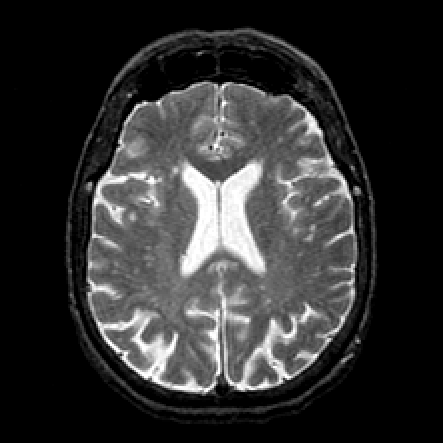
#> input picture nt_toolbox/data/cortex.bmp, 443 x 443 px
$ jupyter execute machine_learning_parametric.ipynb
#> lines starting #> are read from the running program, lines starting #| are printed output that depends on the picture
### nt_toolbox/signal.py
import numpy as np
import pylab
import matplotlib.image as mpimg
import matplotlib.pyplot as plt
from scipy import ndimage
# signal.py: TODO: try to not make use of transform.resize
from skimage import transform

from . import general as nt

#from nt_toolbox.general import *

def bilinear_interpolate(im, x, y):
    x = np.asarray(x)
    y = np.asarray(y)

    x0 = np.floor(x).astype(int)
    x1 = x0 + 1
    y0 = np.floor(y).astype(int)
    y1 = y0 + 1

    x0 = np.clip(x0, 0, im.shape[1]-1);
    x1 = np.clip(x1, 0, im.shape[1]-1);
    y0 = np.clip(y0, 0, im.shape[0]-1);
    y1 = np.clip(y1, 0, im.shape[0]-1);

    Ia = im[ y0, x0 ]
    Ib = im[ y1, x0 ]
    Ic = im[ y0, x1 ]
    Id = im[ y1, x1 ]

    wa = (x1-x) * (y1-y)
    wb = (x1-x) * (y-y0)
    wc = (x-x0) * (y1-y)
    wd = (x-x0) * (y-y0)

    return wa*Ia + wb*Ib + wc*Ic + wd*Id

# [24 lines left out: functions cconv, div, not called in this run]

def gaussian_blur(f, sigma):

    """ gaussian_blur - gaussian blurs an image
    %
    %   M = perform_blurring(M, sigma, options);
    %
    %   M is the original data
    %   sigma is the std of the Gaussian blur (in pixels)
    %
    %   Copyright (c) 2007 Gabriel Peyre
    """
    if sigma<=0:
        return;
    n = max(f.shape);
    t = np.concatenate( (np.arange(0,n/2+1), np.arange(-n/2,-1)) )
    [Y,X] = np.meshgrid(t,t)
    h = np.exp( -(X**2+Y**2)/(2.0*float(sigma)**2) )
    h = h/np.sum(h)
    return np.real( pylab.ifft2(pylab.fft2(f) * pylab.fft2(h)) )

def grad(f):
    """
        Compute a finite difference approximation of the gradient of a 2D image, assuming periodic BC.
    """
    S = f.shape;
#   g = np.zeros([n[0], n[1], 2]);
    s0 = np.concatenate( (np.arange(1,S[0]),[0]) )
    s1 = np.concatenate( (np.arange(1,S[1]),[0]) )
    g = np.dstack( (f[s0,:] - f, f[:,s1] - f))
    return g

def imageplot(f, str='', sbpt=[]):
    """
        Use nearest neighbor interpolation for the display.
    """
    if sbpt != []:
        plt.subplot(sbpt[0], sbpt[1], sbpt[2])
    imgplot = plt.imshow(f, interpolation='nearest')
    imgplot.set_cmap('gray')
    pylab.axis('off')
    if str != '':
        plt.title(str)

def load_image(name, n=-1, flatten=1, resc=1, grayscale=1):
    """
        Load an image from a file, rescale its dynamic to [0,1], turn it into a grayscale image
        and resize it to size n x n.
    """
    f = plt.imread(name)
    # turn into normalized grayscale image
    if grayscale == 1:
        if (flatten==1) and np.ndim(f)>2:
            f = np.sum(f, axis=2)
    if resc==1:
        f = nt.rescale(f)
    # change the size of the image
    if n > 0:
        if np.ndim(f)==2:
            f = transform.resize(f, [n, n], 1)
        elif np.ndim(f)==3:
            f = transform.resize(f, [n, n, f.shape[2]], 1)
    return f

# [187 lines left out: functions perform_wavortho_transf, plot_wavelet, psnr, snr, subsampling, upsampling and 1 more, not called in this run]

### nt_toolbox/general.py
import numpy as np
import pylab
import matplotlib.image as mpimg
import matplotlib.pyplot as plt
from scipy import ndimage
# general.py TODO: try to not make use of transform.resize
from skimage import transform ## commented


# [51 lines left out: functions crop, circshift, circshift1d, clamp, not called in this run]

def rescale(f,a=0,b=1):
    """
        Rescale linearly the dynamic of a vector to fit within a range [a,b]
    """
    v = f.max() - f.min()
    g = (f - f.min()).copy()
    if v > 0:
        g = g / v
    return a + g*(b-a)

# [5 lines left out: function reverse, not called in this run]

### machine_learning_parametric.ipynb
# Active Contours

## Active Contours using Parametric Curves

[cell 1]
from __future__ import division

from nt_toolbox.general import *
from nt_toolbox.signal import *
from numpy import *
import matplotlib.pyplot as plt
from cmath import *

#### Polygone initial

L'idée est d'associer les contours à des courbes paramétriques. Chaque courbe est discrétisée en p segments et est représentée par un vecteur complexe.

[cell 2]
gamma0 = np.array([.78, .14, .42, .18, .32, .16, .75, .83, .57, .68, .46, .40, .72, .79, .91, .90]) + 1j*np.array([.87, .82, .75, .63, .34, .17, .08, .46, .50, .25, .27, .57, .73, .57, .75, .79])

#### Visualisation de la courbe initiale

[cell 3]
periodize = lambda gamma: concatenate((gamma, [gamma[0]]))
def cplot(gamma,s='b',lw=1):
    plt.plot(real(periodize(gamma)), imag(periodize(gamma)), s, linewidth=lw)
    plt.axis('equal')
    plt.axis('off')

cplot(gamma0,'b.-');

Nombre de points de la courbe discrète (= nombre de segments) :

[cell 4]
p = 256

En fonction de la longueur d'un arc (ie: un segment), nous allons échantillonner différemment la courbe. Les lignes de code ci dessous permettent de définir des fonctions utilisées par la suite pour obtenir une courbe "lisse".

[cell 5]
# ?????


# interpc : fonction prenant trois arguments et donnant un complexe
#interp : interpole les vecteurs de données xf et real(yf) (ou imag(yf)) et évalue les valeurs obtenues en x
interpc = lambda x,xf,yf: interp(x,xf,real(yf)) + 1j * interp(x,xf,imag(yf))
#curvabs: fonction prenant en entrée gamma (vecteur), puis retourne un vecteur commençant par 0 et la somme cumulée
# de la différence entre gamma sans le premier terme et gamma sans le dernier terme
curvabs = lambda gamma: concatenate( ([0], cumsum( 1e-5 + abs(gamma[:-1:]-gamma[1::]) ) ) )

#arange(0,p) = vecteur de 0 à p-1 --> est bien composé de p points.
#resample1 calcule l'interpolation entre un vecteur de 0 à p-1 pris en entrée et normalisé et le vecteur d  divisé par
# d[-1] et gamma
resample1 = lambda gamma,d: interpc(arange(0,p)/float(p),  d/d[-1],gamma)
#periodize: fonction créée plus haut. Concatène le vecteur d'entrée avec sa première composante
resample = lambda gamma: resample1( periodize(gamma), curvabs(periodize(gamma)) )

#### Courbe initiale $\gamma_{1}(t)$

[cell 6]
gamma1 = resample(gamma0)

#### Visualisation de la courbe initiale $\gamma_{1}(t)$

[cell 7]
cplot(gamma1, 'k')

#### Différence finies
On définit ci-dessous des raccourcis pour certaines fonctions : le décalage des données vers la gauche ou vers la droite, le décentrage en amont (forward differences: FwdDiff) et le décentrage en aval (backward differences: BwdDiff).

Ces décentrages sont définis respectivement par: $\nabla f_p = f_{p+1} - f_p$ et $\nabla f_p = f_p - f_{p-1}$.

[cell 8]
shiftG = lambda c: concatenate( ([c[-1]],c[:-1:]) ) #Décalage des données (en entrée de la fonction) vers la gauche
shiftD = lambda c: concatenate( (c[1::],[c[0]]) ) #Décalages des données vers la droite (donc dernier élement devient le premier)
BwdDiff = lambda c: c - shiftG(c) #grad f_p = f_p - f_{p-1}  avec f_{p-1} la courbe paramétrée avec p-1
FwdDiff = lambda c: shiftD(c) - c

#### Calcul de la tangente et de la normale à une courbe

[cell 9]
normalize = lambda v: v/maximum(abs(v),1e-10) #normalisation, fonction maximum utilisée afin de ne pas diviser par 0
tangent = lambda gamma: normalize( FwdDiff(gamma) ) #par définition
normal = lambda gamma: -1j*tangent(gamma) #par définition

#### Déplacement de la courbe dans la direction de sa normale

[cell 10]
delta = .03
gamma2 = gamma1 + delta * normal(gamma1) #dans la direction de la normale
gamma3 = gamma1 - delta * normal(gamma1) #dans la direction opposée à la normale

#### Visualisation des courbes définies précédemment

[cell 11]
cplot(gamma1, 'k') #noir: courbe initiale lissée (après interpolation)
cplot(gamma2, 'r--') #rouge: direction de la normale --> courbe plus à l'extérieur
cplot(gamma3, 'b--') #bleu: direction opposée à la normale --> courbe à l'intérieur de la courbe initiale
plt.axis('tight')
plt.axis('off')

 ### Evolution by mean curvature

On appelle évolution d'une courbe une série de courbes $\gamma_s$ indexées par un paramètre d'évolution $s$.
Afin d'évaluer la courbe intiale, dans notre cas : $\gamma_0$, il suffit de minimiser son énergie $E(\gamma)$ par une méthode de descente du gradient: $$\frac{\partial{\gamma}}{\partial{s}} = \nabla E(\gamma_s)$$

Chacune des courbes dans la série peut être pensée comme une surface de Riemann.

La manière la plus simple d'obtenir l'évolution d'une courbe est la méthode de "mean curvature", que l'on peut traduire par méthode de "courbure moyenne". Cela correspond à trouver le minimum de la longueur de la courbe:
$$E(\gamma) = \int_0^1 ||\gamma ' (t)|| dt $$

Ce minimum sera trouvé grâce à la méthode de descente du gradient.

Le gradient de cette longueur est:
$$ \nabla E(\gamma)(t) = -K_\gamma(t) n_\gamma(t) $$

avec $K$ la courbure, définie par: $ K_\gamma(t) = \frac{1}{||\gamma'(t)||} <t'_\gamma(t),n_\gamma(t)>$

Un autre raccourci pour la suite est la fonction normalC, qui sera utilisée pour trouver le gradient $\nabla E(\gamma)(t)$.

[cell 12]
normalC = lambda gamma: BwdDiff(tangent(gamma)) / abs( FwdDiff(gamma) )

Définissons à présent l'intervalle de temps dt, la durée totale de l'évolution Tmax et le nombre maximal d'itérations niter. A cause de la forte courbure de la forme étudiée, nous devons choisir un intervalle de temps petit. Sinon, la méthode du gradient n'aboutirait pas à un bon résultat puisque $\gamma$ subirait des changements trop importants au cours de son évolution.

[cell 13]
dt = 0.001 / 100

[cell 14]
Tmax = 3.0 / 100
niter = round(Tmax/dt) #3000

$\gamma$ au temps $s=0$ prend la valeur de $\gamma_1$, c'est à dire de la forme initialement étudiée.

[cell 15]
gamma = gamma1

#### Evolution de la courbe $\gamma$

Cette évolution correspond à la méthode de descente du gradient : $$\gamma = \gamma - dt * \nabla E(\gamma)(t) = \gamma + dt * K_\gamma(t) n_\gamma(t)$$

[cell 16]
gamma = gamma + dt * normalC(gamma)

Un ré-échantillonnage de la courbe est appliqué afin de stabiliser la vitesse d'évolution, ceci ayant pour but de pouvoir mener à bien la descente du gradient.

[cell 17]
gamma = resample(gamma)

#### Exercice 1:  Perform the curve evolution. You need to resample it a few times.

Dans cet exercice, nous voulons montrer l'évolution de la courbe paramétrique illustrée avant. Nous choisissons d'afficher 10 courbes intermédiaires différentes du processus. Dans la sortie, la courbe bleue en pointillés la plus interne correspond à la dernière itération, tandis que la plus externe correspond à la première. Les 8 courbes rouges décrivent l'évolution de la courbe en allant de l'extérieur vers l'intérieur.

Sur 3000 itérations, 3000 échantillonages ont été effectués, et 10 courbes seulement permettent de bien se rendre compte du cheminement de l'algorithme. Grâce à celles-ci, il est possible de visualiser la descente du gradient. De manière générale, la méthode de descente du gradient converge de moins en moins vite vers un minimum. C'est le cas ici. Plus on s'éloigne de la courbe extérieure (la première itération équivaut à la courbe bleue externe), moins l'écart entre les courbes est grand. Pourtant, l'écart en terme de nombre d'itérations est bien constant entre deux courbes. Cela signifie bien que, pour un même nombre d'itérations, plus on approche d'un minimum, plus la courbe a une faible évolution.

[cell 18]
aff = np.around(linspace(1,niter,10)) #liste utilisée pour l'affichage.
#On veut avoir 10 courbes : on initialise un vecteur de 10 valeurs réparties équitablement entre 1 et niter=3000.

k = 0 #initialisation de la variable parcourant aff

for i in range (1,niter+1): #1 à 3000
    gamma = resample(gamma + dt*normalC(gamma)) # échantillonage à chaque itération
    if i==aff[k] :
        if (i==1 or i==niter) :  #courbe la plus au centre ou plus à l'extérieur, ie: 1ère valeur de aff ou dernière
            cplot(gamma, 'b--') #alors on dessine en pointillés noirs
        else:
            cplot(gamma, 'r')
             #sinon on dessine en trait plein rouge
        k = k+1

### Geodesic Active Contours

Le principe est le même que précédemment sauf que nous allons utiliser la longueur pondérée de la courbure. La nouvelle énergie à minimiser est donc :
$$E(\gamma) = \int_0^1 W(y(t))||\gamma ' (t)|| dt $$

$W > 0$ est une métrique géodésique, c'est-à-dire que ce sont les poids correspondant aux chemins les plus courts, s'ils existent, entre deux points.
Là où l'image doit être segmentée, $W$ sera petit.

[cell 19]
n = 200 #taille de l'image

La première étape consiste donc à créer ce vecteur de poids.

Pour ce faire, on définit la variable $theta$ comme un tableau de nbumps éléments aléatoirement choisis entre 0 et 1, puis multipliés par $2\pi$.

[cell 20]
nbumps = 40
theta = random.rand(nbumps,1)*2*pi

r = .6*n/2 #rayon
a = np.array([.6*n,.6*n]) #n est la taille de l'image
A0 = int(a[0]) + r*np.cos(theta)
A1 = int(a[1]) + r*np.sin(theta)

#pour avoir des coordonnées entières
x = around(A0)
y = around(A1)

W = zeros([n,n])
for i in arange(0,nbumps):
    W[int(x[i]),int(y[i])] = 1 #coeff de W prennent la valeur de 1 lorsque correspondent à des données sur le cercle

W = gaussian_blur(W,6.0) #filtre gaussien appliqué pour le floutage
W = rescale(-minimum(W,.05), .3,1) #rééchantillonne les données dans l'intervalle [0.3,1]

#Visualisation
imageplot(W)

On cherche désormais à visualiser la norme du gradient des poids : $||\nabla W||$.

[cell 21]
#calcul du gradient : G de dimension 3
G = grad(W)
G = G[:,:,0] + 1j*G[:,:,1]
#G est de nouveau en dimension 2

[cell 22]
#visualisation de la norme du gradient de W
imageplot(abs(G))
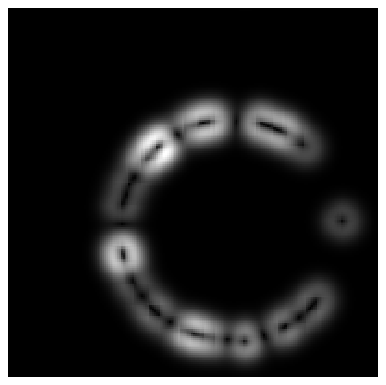
#> figure drawn by matplotlib, 1 panel

L'image ci-dessus paraît complémentaire à l'image précédemment visualisée. Les parties avec plus ou moins d'intensité coïncident dans les deux cas.

Définissons des fonctions pour évaluer le gradient et le potentiel le long d'une courbe :

[cell 23]
EvalG = lambda gamma: bilinear_interpolate(G, imag(gamma), real(gamma))
EvalW = lambda gamma: bilinear_interpolate(W, imag(gamma), real(gamma))

On créé une courbe circulaire $\gamma_0$ de rayon $r$, contenant $p$ points sur la courbe :

[cell 24]
#rayon
r = .98*n/2
#nombre de points sur la courbe
p = 128

#transposée d'un vecteur de longueur p+1 allant de 0 à 2pi (intervalles égaux)
theta = transpose( linspace(0, 2*pi, p+1) )

#sans la derniere valeur, car cos(0)=cos(2pi) et idem pour sin
theta = theta[0:-1]

#courbe circulaire
gamma0 = n/2 * (1 + 1j) +  r*(np.cos(theta) + 1j*np.sin(theta))

On procède à l'initialisation de $\gamma_{0}$, des intervalles de temps et du nombre d'itérations.

Dans ce cas, $dt$ est plus grand qu'avant car la courbe se situe dans le domaine $\left[0,n+1\right]x\left[0,n+1\right]$.

[cell 25]
gamma = gamma0

[cell 26]
dt = 1 #intervalle de temps
Tmax = 5000 #durée max
niter = round(Tmax/ dt) #nombre d'itérations

[cell 27]
lw = 2 #largeur du trait
plt.clf
imageplot(transpose(W)) #visualisation des poids
cplot(gamma, 'r', lw) #visualisation de la courbe

Pour cette courbe, le gradient de l'énergie est :
$$ \nabla E(\gamma) = -W(\gamma(t)) K_\gamma(t)n_\gamma(t)  +   <\nabla W(\gamma(t)),n_\gamma(t)> n_\gamma(t). $$

Le produit scalaire est défini par la fonction ci-dessous.

[cell 28]
dotp = lambda c1,c2: real(c1)*real(c2) + imag(c1)*imag(c2) #produit scalaire

#### Evaluation de la courbe.

Pour ce faire, rappelons que :

EvalW(gamma) correspond à $W(\gamma(t))$,

normalC(gamma) correspond à $K_\gamma(t)n_\gamma(t)$,

dotp(EvalG(gamma), N) correspond à $<\nabla W(\gamma(t)),n_\gamma(t)> $,

et enfin normal(gamma) correspond à $n_\gamma(t)$, la normale.

[cell 29]
N = normal(gamma)
g = - EvalW(gamma) * normalC(gamma) + dotp(EvalG(gamma), N) * N
gamma = gamma - dt*g

[cell 30]
gamma = resample(gamma) #échantillonage

#### Exercise 2: Perform the curve evolution.

Nous implémentons dans cet exercice l'évolution du cercle rouge. Nous utilisons la même méthode que dans le premier exercice. Le principe est d'utiliser un vecteur de 10 coefficients (pour les 10 courbes ou 10 étapes d'évolution) uniformément répartis entre 1 et le nombre d'itérations. Le but est en quelque sorte d'"immortaliser" l'évolution de la courbe à certaines étapes (ici: 10 à intervalles de temps régulier). On effectue la méthode de descente du gradient pour chacune des itérations. L'immortalisation se traduit par l'affichage d'une courbe rouge.

[cell 31]
aff = around(linspace(1,niter,10)) #affichage de 10 courbes
k = 0
plt.clf
imageplot(transpose(W))
for i in range(1,niter+1):
    N = normal(gamma)
    g = -EvalW(gamma)*normalC(gamma) + dotp(EvalG(gamma),N)*N
    gamma = resample(gamma - dt*g)  #échantillonage à chaque boucle
    if i==aff[k]:
        if (i==1 or i==niter):
            cplot(gamma, 'r',lw) #pour courbes aux extrémités
        else:
            cplot(gamma, 'r') #pour courbes internes
        k = k+1
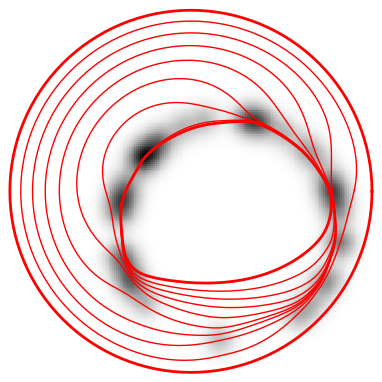
#> figure drawn by matplotlib, 1 panel

### Medical Image Segmentation

Il est aussi possible d'utiliser une métrique basée sur une étude de gradient pour détecter des contours. Appliquons cette méthode sur une image médicale par exemple.

[cell 32]
n = 256
name = 'nt_toolbox/data/cortex.bmp'
f = load_image(name, n) #download image
#> in load_image, f is the input picture: shape (443, 443, 3); min 0, max 255, mean 48.6
imageplot(f) #affichage

[cell 33]
G = grad(f) #calcul du gradient de l'image
d0 = np.sqrt(sum(G**2, 2)) #calcul de la norme 2 du gradient
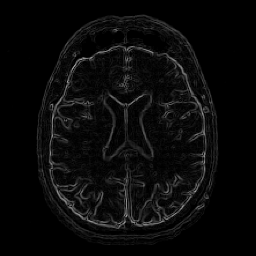
#> d0: shape (256, 256) float64; min 0, max 0.63, mean 0.0394
imageplot(d0) #affichage

Ce détecteur de contours est une fonction de la magnitude du gradient et est décroissante. Nous allons tout d'abord flouter l'image par un facteur $a$. Pour cela, on applique une matrice de floutage sur chaque élément de la matrice de l'image.

Un exemple de matrice de floutage de type gaussien (dimension 3) :

$$ \frac{1}{a}
\begin{bmatrix}
1 & 2 & 1 \\
2 & 4 & 2 \\
1 & 2 & 1
\end{bmatrix}$$

[cell 34]
a = 2 #coefficient de floutage
d = gaussian_blur(d0, a) #d0 image initiale --> floutage gaussien appliqué avec coefficient a
#> call 2 of gaussian_blur, with sigma = 2
#> in gaussian_blur (call 2), `return np.real( pylab.ifft2(pylab.fft2(f) * pylab.fft2(h)) )`:
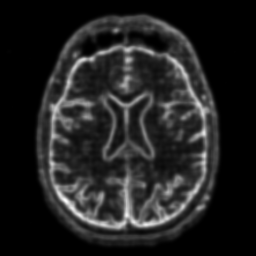
#> returned value: shape (256, 256) float64; min -5.55e-17, max 0.299, mean 0.0394; drawn with min black and max white
imageplot(d) #affichage

[cell 35]
d = minimum(d, .4) #minimum entre les valeurs après floutage et 0.4
W = rescale(-d, .8, 1) #redéfinition des poids W, échantillonés dans l'intervalle [0.8,1]
#> call 3 of rescale, with a = 0.8, b = 1
#> in rescale (call 3), `v = f.max() - f.min()`: v = 0.299
#> in rescale (call 3), `g = (f - f.min()).copy()`:
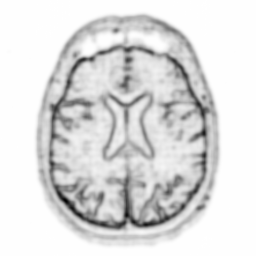
#> g: shape (256, 256) float64; min 0, max 0.299, mean 0.26; drawn with min black and max white
#> in rescale (call 3), `return a + g*(b-a)`:
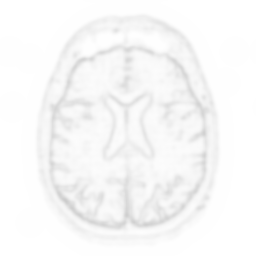
#> returned value: shape (256, 256) float64; min 0.8, max 1, mean 0.974

[cell 36]
imageplot(W) #affichage des poids une fois redéfinis

Nombre de points sur la courbe :

[cell 37]
p = 128 #nombre de points sur la courbe

#### Exercise 3: Create an initial circle $\gamma_0$ of $p$ points. When plotting the image, you need to transpose it to have axis coherent with the cplot.

La courbe initiale est le cercle rouge.

[cell 38]
#redéfinition du rayon et de theta (car n a changé), idem pour gamma0
r = .98*n/2;
theta = transpose(linspace(0,2*pi,p+1))
theta = theta[0:-1] #sans derniere valeur (toujours car cos(0)=cos(2pi))
gamma0 = n/2*(1 + 1j) +  r*(np.cos(theta) + 1j*np.sin(theta)) #première courbe = cercle

#affectation
gamma = gamma0; #initialisation de l'évolution
#affichage
plt.clf
imageplot(transpose(f)) #transposée de l'image selon la consigne
cplot(gamma,'r')
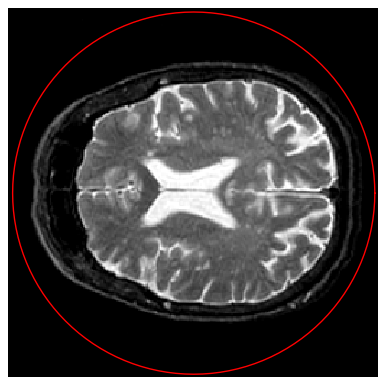
#> figure drawn by matplotlib, 1 panel

Passons à la visualisation de l'évolution de la courbe :

[cell 39]
dt = 2 #intervalle de temps

[cell 40]
Tmax = 9000 #temps max
niter = round(Tmax/ dt) #nombre max d'itérations

#### Exercise 4: Perform the curve evolution.

A nouveau, nous appliquons le même raisonnement pour calculer l'évolution de la courbe.
A chaque itération nous ré-évaluons $\gamma$ et nous l'affichons à 10 étapes équitablement réparties tout au long de l'évolution.

[cell 41]
# on prend G=grad(W) car on part des poids
G= grad(W)
G = G[:,:,0] + 1j*G[:,:,1] # ?????

#largeur du cercle
lw = 3

#indices pour lesquels on trace la courbe
aff = around(linspace(1,niter,10))

k = 0
plt.clf
imageplot(transpose(f))
for i in range(1,niter+1):
    N = normal(gamma)
    #réutilisation de EvalW et EvalG (définis avant)
    g = -EvalW(gamma)*normalC(gamma) + dotp(EvalG(gamma), N)*N
    #échantillonage à chaque itération
    gamma = resample(gamma - dt*g)
    if i==aff[k]:
        if (i==1 or i==niter):
            cplot(gamma, 'r', lw)
        else:
            cplot(gamma, 'r')
        k = k+1
#> after the loop, k = 10
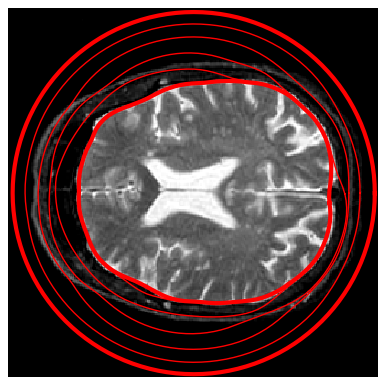
#> figure drawn by matplotlib, 1 panel

### Evolution of a Non-closed Curve

Pour finir, nous allons étudier le cas des courbes non fermées, en ajoutant des conditions aux frontières. Nommons par exemple ces deux contraintes :
$\gamma(0) = x_0$ et $\gamma(1) = x_1$.

[cell 42]
n = 256
f = f[45:105, 60:120] #on étudie seulement une partie de l'image
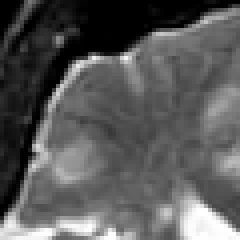
#> f: shape (60, 60) float64 (shown 4 times larger); min 0, max 1, mean 0.352
n = f.shape[0] #n prend la valeur du nombre de lignes de la matrice de pixels (égale ici au nombre de colonnes = 60)

#affichage du carré de l'image étudiée
imageplot(f)

#### Exercise 5: Compute an edge attracting criterion W(x)>0, that is small in area of strong gradient.

Le but de cet exercice est d'obtenir l'image précédemment affichée avec des intensités différentes en fonction du gradient. Ainsi, on aura bien une image où les contours pourront être plus facilement repérés.

Nous calculons dans un premier temps le gradient de l'image et sa norme. L'idée est ensuite d'accentuer au maximum les propriétés de l'image pour détecter plus facilement les contours. Pour ce faire, nous filtrons l'image (par convolution) grâce à un filtre gaussien. Enfin, nous souhaitons un critère de détection de bords petit là où le gradient est grand. C'est pourquoi nous donnons la valeur de 0.3 à chacun des pixels où le gradient serait plus élevé que ce seuil.

Pour affiner le critère de détection, il suffirait alors de diminuer le seuil de tolérance. En prenant par exemple un seuil à 0.2, la visualisation des poids amène à un bord nettement plus distinct. Un seuil de tolérance trop bas n'est en revanche d'aucune utilité. Cela mène à une image où les bords sont très épais. Ceci n'a aucun intérêt car alors, en poussant ce problème à sa limite, toute l'image deviendrait un bord. Nous pouvons noté que ce phénomène d'élargissement progressif des contours est dû au filtre gaussien convolué avant à l'image. Le seuil devenant de plus en plus petit, il est normal que de moins en moins de valeurs y soient inférieures.

[cell 43]
#gradient de f
G = grad(f)

#G0 : norme 2 du gradient
G0 = np.sqrt(sum(G**2, 2))
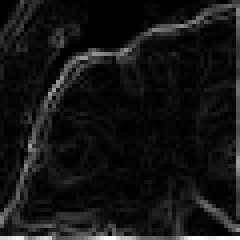
#> G0: shape (60, 60) float64 (shown 4 times larger); min 0, max 1.01, mean 0.0852; drawn with min black and max white

#afin d'accentuer les valeurs dans l'image (--> filtre gaussien)
G = gaussian_blur(G0,a)
#> (the rest of the program and of its run is left out)
